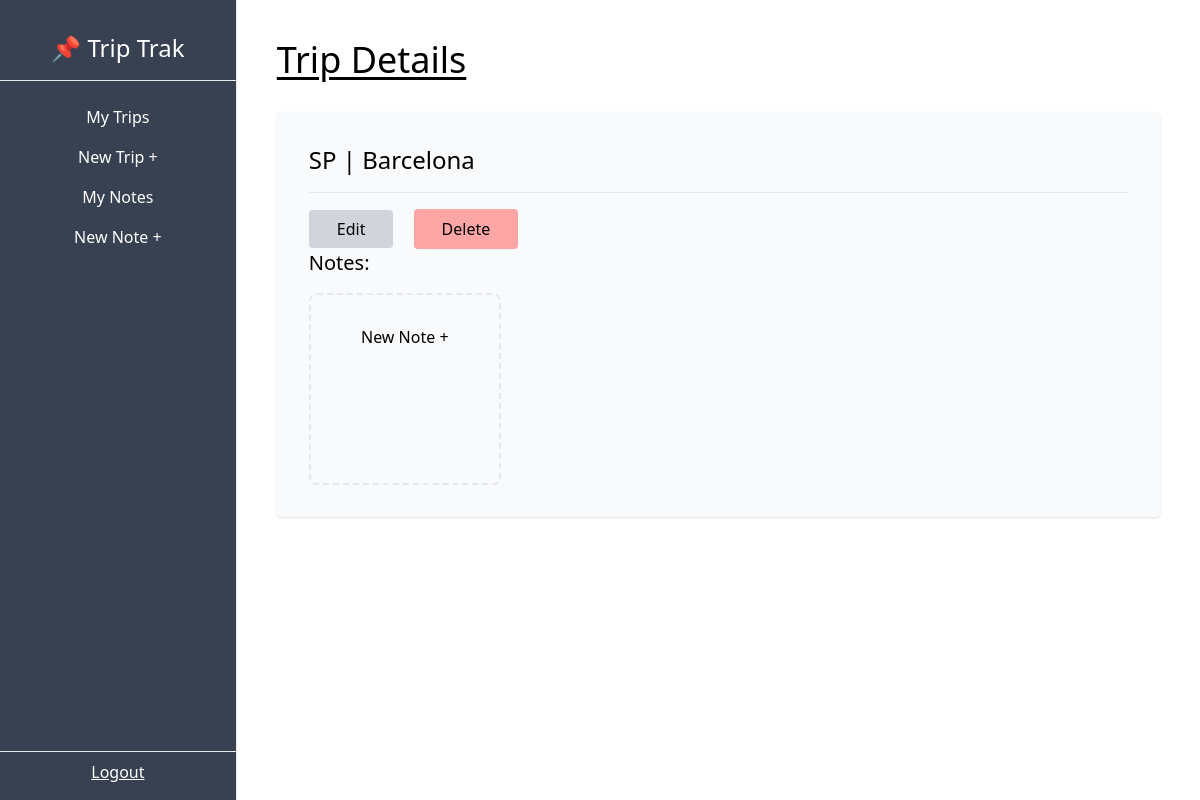
Page /dashboard/trip/detail/1/ on the earlier database version.
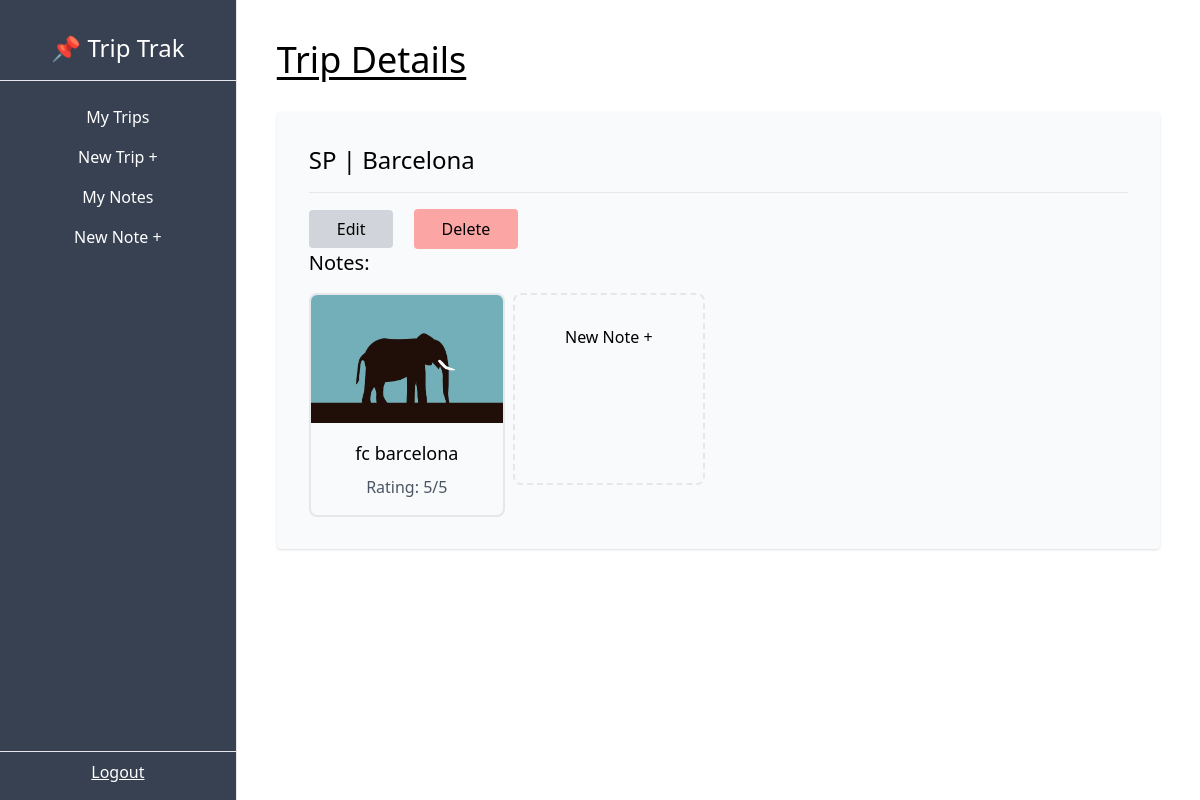
Same page on the later database version.
### trips/models.py (models this page shows, shortened)
class Note(models.Model):
    EXCURSIONS = (
        ('event', 'Event'),
        ('dining', 'Dining'),
        ('experience', 'Experience'),
        ('general', 'General'),
    )
    trip = models.ForeignKey(Trip, on_delete=models.CASCADE, related_name='notes')
    name = models.CharField(max_length=100)
    description = models.TextField()
    type = models.CharField(max_length=100, choices=EXCURSIONS)
    img = models.ImageField(upload_to='notes', blank=True, null=True)
    rating = models.PositiveSmallIntegerField(default=1, validators=[MaxValueValidator(5)])

### trips/views.py (the view)
# urls.py: path('dashboard/trip/detail/<int:pk>/', TripDetailView.as_view(), name='trip-detail'),
class TripDetailView(DetailView):
    model = Trip
    template_name = 'trip/trip_detail.html'
    def get_context_data(self, **kwargs):
        context = super().get_context_data(**kwargs)
        trip = context['object']
        notes = trip.notes.all()
        context['notes'] = notes
        return context

### trips/templates/trip/trip_detail.html (shortened to what this page needs)
{% extends 'trip/base.html' %}
{% block content %}
<h1 class="text-4xl underline underline-offset-4 mb-8">Trip Details</h1>
<div class="bg-gray-50 p-8 rounded shadow my-4">
    <p class="text-2xl">{{trip.country}} | {{trip.city}}</p>
    <hr class="my-4">
    <a class="px-7 py-2 bg-gray-300 rounded md:mr-4 hover:bg-gray-200" href="{% url 'trip-update' trip.pk %}">Edit</a>
    <form class="inline" action="{% url 'trip-delete' trip.pk %}" method="POST">
        <input type="submit" class="px-7 py-2 bg-red-300 rounded hover:bg-red-200 hover:cursor-pointer"
            value="Delete" />
    </form>
    <h3 class="text-xl pb-4">Notes:</h3>
    <div class="flex gap-2 flex-wrap">
        {% for note in notes %}
        <a href="{% url 'note-detail' note.pk %}">
            <div class="border-2 rounded-lg pb-4 hover:shadow">
                <img class="w-48 h-32 object-cover overflow-hidden rounded-t-md" src="{{note.img.url}}"
                    alt="{{note.name}}">
                <p class="text-center mt-4 text-lg">{{note.name}}</p>
                <p class="text-center mt-2 text-gray-600">Rating: {{note.rating}}/5</p>
            </div>
        </a>
        {% endfor %}
        <a href="{% url 'note-create' %}">
            <div class="border-2 border-dashed rounded-lg hover:shadow w-48 h-48 flex justify-center items-center">
                <p class="min-h-32">New Note +</p>
            </div>
        </a>
    </div>
</div>
{% endblock content %}

Differences in the rows shown:
added Note: img (picture), name "fc barcelona", rating "5"
